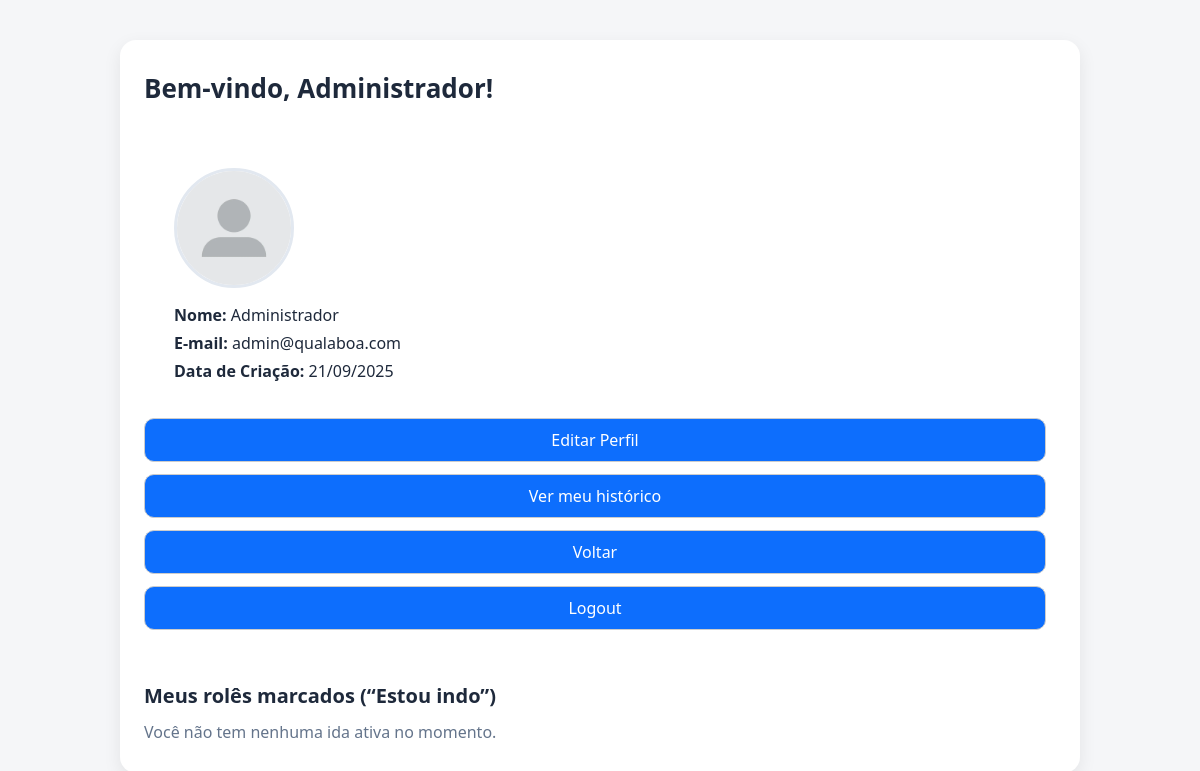
The app's page /auth/perfil.php (signed in) with its own data.
### tables this page shows
CREATE TABLE `usuario` (
  `id_usuario` INT(11) NOT NULL AUTO_INCREMENT,
  `nome`       VARCHAR(100) NOT NULL,
  `email`      VARCHAR(120) NOT NULL,
  `senha`      VARCHAR(255) NOT NULL,
  `tipo_usuario` ENUM('admin','usuario') NOT NULL DEFAULT 'usuario',
  `data_criacao` TIMESTAMP NOT NULL DEFAULT CURRENT_TIMESTAMP,
  `foto_perfil`  VARCHAR(255) DEFAULT 'default-profile.jpg',
  PRIMARY KEY (`id_usuario`),
  UNIQUE KEY `uk_usuario_email` (`email`)
);

### auth/perfil.php (the view, shortened to what this page needs)
<?php
$pdo = pdo();
$userId = (int)($_SESSION['user_id'] ?? $_SESSION['id_usuario'] ?? 0);
$stmt = $pdo->prepare('SELECT nome, email, data_criacao, foto_perfil FROM usuario WHERE id_usuario = ?');
$stmt->execute([$userId]);
$row = $stmt->fetch(PDO::FETCH_ASSOC);
$nome          = $row['nome']         ?? ($_SESSION['user_name'] ?? 'Usuário');
$email         = $row['email']        ?? 'Email não disponível';
$data_criacao  = $row['data_criacao'] ?? date('Y-m-d H:i:s');
$foto_perfil   = $row['foto_perfil']  ?? 'default-profile.jpg';
$data_criacao_formatada = date('d/m/Y', strtotime($data_criacao));
$id_usuario = (int)($_SESSION['id_usuario'] ?? $userId);
$sqlEstouIndo = "
    SELECT
        ei.data_marcacao,
        l.id_local,
        l.nome,
        l.tipo,
        l.endereco,
        l.faixa_preco,
        l.avaliacao_media,
        l.imagem_capa
    FROM estou_indo ei
    INNER JOIN locais l ON ei.id_local = l.id_local
    WHERE ei.id_usuario = :id_usuario
      AND ei.desmarcado_em IS NULL
      AND TIMESTAMPDIFF(HOUR, ei.data_marcacao, NOW()) < 12
    ORDER BY ei.data_marcacao DESC
";
$stmtEstouIndo = $pdo->prepare($sqlEstouIndo);
$stmtEstouIndo->execute([':id_usuario' => $id_usuario]);
$locaisMarcados = $stmtEstouIndo->fetchAll(PDO::FETCH_ASSOC);
?>
<!DOCTYPE html>
<html lang="pt-br">
<head>
    <link rel="stylesheet" href="../css/style.css">
</head>
<body>
    <div class="main-container">
        <h1>Bem-vindo, <?php echo htmlspecialchars($nome); ?>!</h1>
        <div class="perfil-container">
            <img src="../img/<?php echo htmlspecialchars($foto_perfil); ?>" alt="Foto de Perfil" class="foto-perfil">
            <p><strong>Nome:</strong> <?php echo htmlspecialchars($nome); ?></p>
            <p><strong>E-mail:</strong> <?php echo htmlspecialchars($email); ?></p>
            <p><strong>Data de Criação:</strong> <?php echo $data_criacao_formatada; ?></p>
        </div>
        <a class="link-button" href="editar-perfil.php">Editar Perfil</a>
        <a class="link-button" href="../usuario/historico.php">Ver meu histórico</a>
        <a class="link-button" href="../dashboard.php">Voltar</a>
        <a class="link-button" href="logout.php">Logout</a>
        <div class="estou-indo-section">
            <h2>Meus rolês marcados (“Estou indo”)</h2>
            <?php if (empty($locaisMarcados)): ?>
                <p style="color:#64748b;">Você não tem nenhuma ida ativa no momento.</p>
            <?php endif; ?>
        </div>
    </div>
</body>
</html>

### css/style.css (style rules this page uses)
* { margin: 0; padding: 0; box-sizing: border-box; }
body { font-family: system-ui, Arial; display: flex; justify-content: center; align-items: center; min-height: 100vh; padding: 24px; background-color: #f4f4f4; }
.main-container { width: 100%; max-width: 560px; background: white; padding: 38px; border-radius: 8px; box-shadow: 0 4px 8px rgba(0, 0, 0, 0.055); display: flex; flex-direction: column; gap: 12px; }
.link-button { display: inline-block; padding: 10px 14px; border: 1px solid #ccc; border-radius: 8px; text-decoration: none; color: #006eff; text-align: center; }
.foto-perfil { width: 120px; height: 120px; border-radius: 50%; object-fit: cover; margin-bottom: 16px; }
.perfil-container { display: flex; flex-direction: column; align-items: center; gap: 16px; margin: 30px; }

### auth/perfil.php (style rules this page uses)
body { font-family: system-ui, -apple-system, Segoe UI, Roboto, Arial, sans-serif; background: #f5f6f8; color: #1e293b; margin: 0; padding: 0; }
.main-container { max-width: 960px; margin: 40px auto; background: #fff; border-radius: 16px; box-shadow: 0 6px 18px rgba(0,0,0,.08); padding: 30px 24px; }
h1 { font-size: 26px; margin-bottom: 20px; }
.perfil-container { display: flex; flex-direction: column; align-items: flex-start; gap: 6px; margin-bottom: 24px; }
.foto-perfil { width: 120px; height: 120px; border-radius: 50%; object-fit: cover; margin-bottom: 10px; border: 3px solid #e2e8f0; }
.link-button { display: inline-block; background: #0d6efd; color: #fff; padding: 10px 16px; border-radius: 10px; text-decoration: none; font-weight: 500; margin-right: 10px; transition: background .2s ease; }
.estou-indo-section { margin-top: 40px; }
.estou-indo-section h2 { font-size: 20px; color: #1e293b; margin-bottom: 12px; }

### records on screen
usuario: nome "Administrador", foto_perfil (placeholder picture), email "admin@qualaboa.com"
